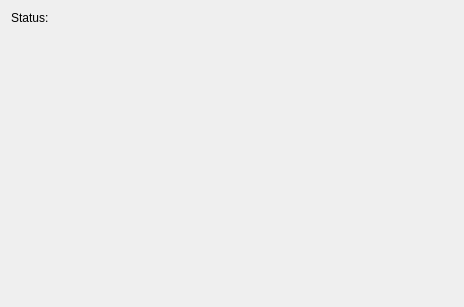
<?xml version="1.0" encoding="UTF-8"?>
<ui version="4.0">
 <class>RuleView</class>
 <widget class="QWidget" name="RuleView">
  <property name="geometry">
   <rect>
    <x>0</x>
    <y>0</y>
    <width>464</width>
    <height>307</height>
   </rect>
  </property>
  <property name="windowTitle">
   <string>Form</string>
  </property>
  <layout class="QGridLayout" name="gridLayout_2">
   <item row="1" column="0">
    <spacer name="verticalSpacer">
     <property name="orientation">
      <enum>Qt::Vertical</enum>
     </property>
     <property name="sizeHint" stdset="0">
      <size>
       <width>20</width>
       <height>40</height>
      </size>
     </property>
    </spacer>
   </item>
   <item row="0" column="0">
    <layout class="QVBoxLayout" name="main_layout">
     <property name="bottomMargin">
      <number>0</number>
     </property>
     <item>
      <layout class="QGridLayout" name="gridLayout_3">
       <property name="bottomMargin">
        <number>0</number>
       </property>
       <item row="0" column="0">
        <widget class="QLabel" name="label">
         <property name="text">
          <string>Status:</string>
         </property>
        </widget>
       </item>
       <item row="0" column="1">
        <widget class="QLabel" name="status_label">
         <property name="text">
          <string/>
         </property>
        </widget>
       </item>
      </layout>
     </item>
    </layout>
   </item>
  </layout>
 </widget>
 <resources/>
 <connections/>
</ui>
